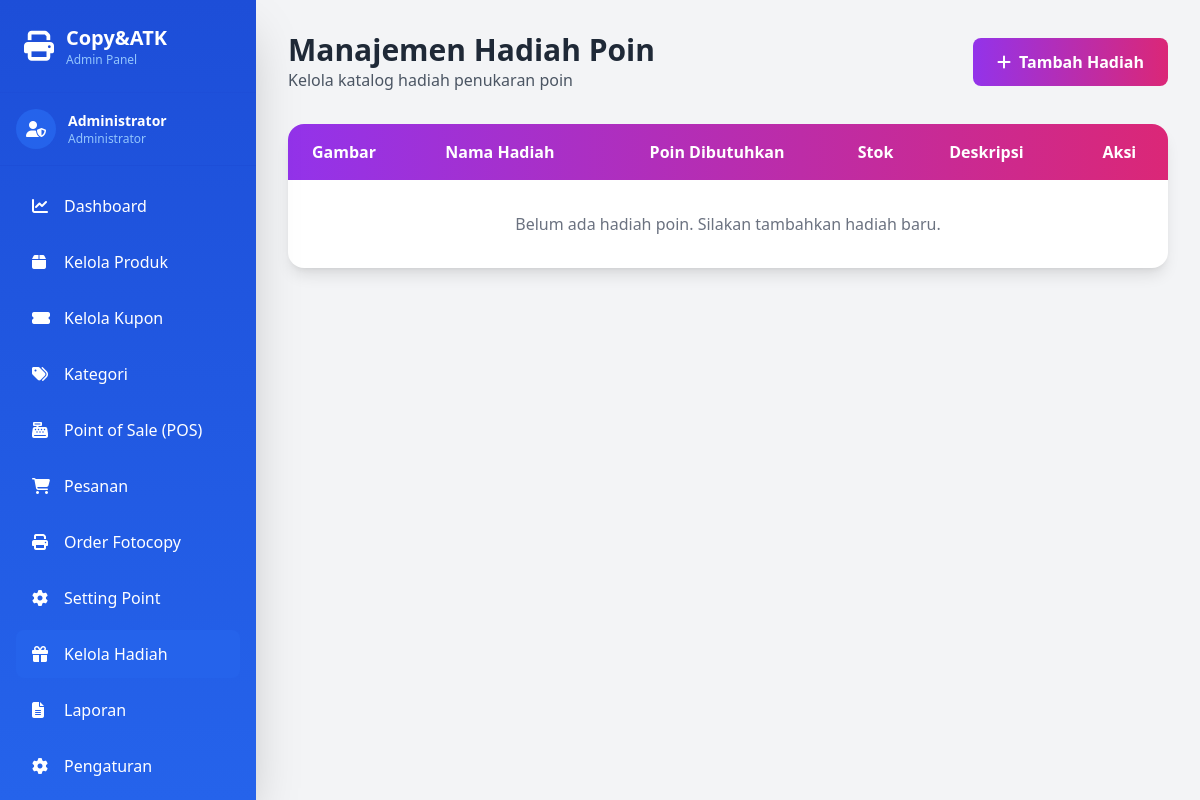
The page /admin/hadiah-poin.php (signed in) on the database as committed earlier.
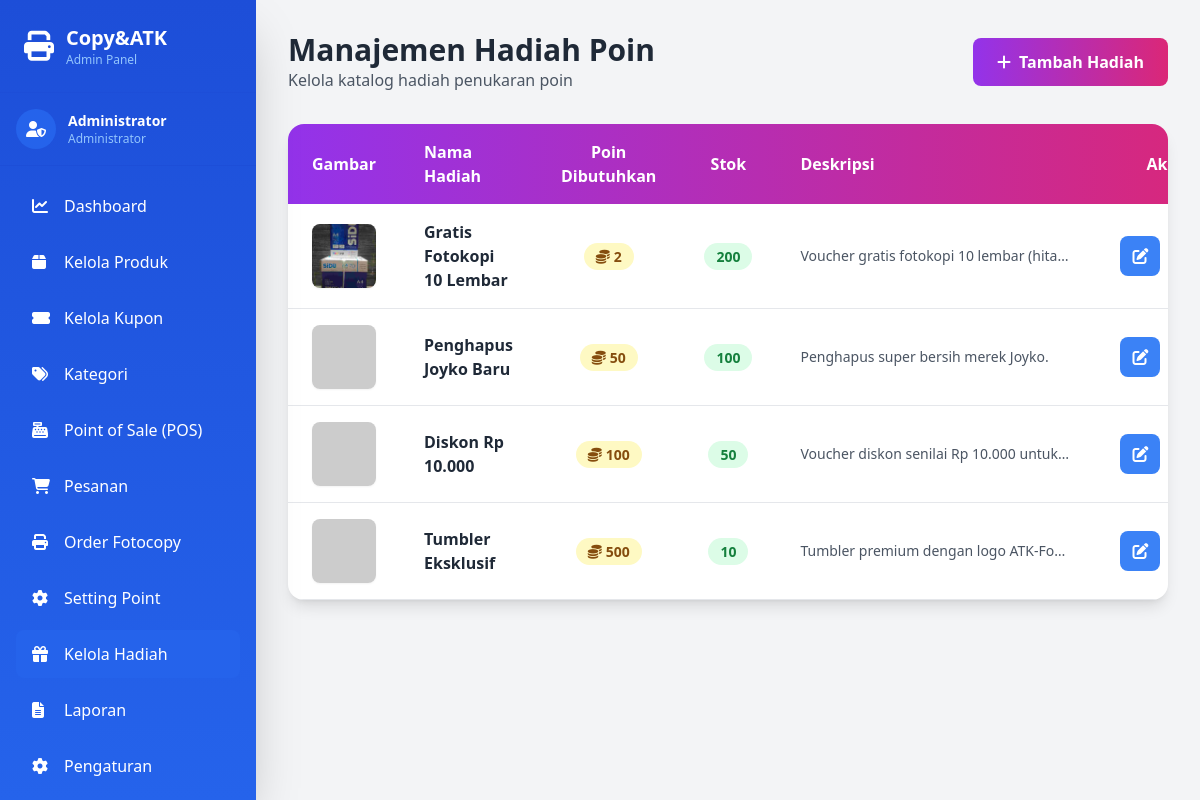
The same page on the database as committed later.
### tables this page shows
CREATE TABLE `hadiah_poin` (
  `id` int NOT NULL,
  `nama_hadiah` varchar(255) NOT NULL,
  `deskripsi` text,
  `poin_dibutuhkan` int NOT NULL,
  `stok` int NOT NULL DEFAULT '0',
  `gambar_url` varchar(255) DEFAULT NULL,
  `created_at` timestamp NULL DEFAULT CURRENT_TIMESTAMP,
  `updated_at` timestamp NULL DEFAULT CURRENT_TIMESTAMP ON UPDATE CURRENT_TIMESTAMP
);

### admin/hadiah-poin.php (the view, shortened to what this page needs)
<?php
$activePage = 'hadiah-poin';
$db = getDB();
$query = "SELECT * FROM hadiah_poin ORDER BY poin_dibutuhkan ASC";
$result = $db->query($query);
?>
<!DOCTYPE html>
<html lang="id">
<head>
    <script src="https://cdn.tailwindcss.com"></script>
    <link rel="stylesheet" href="https://cdnjs.cloudflare.com/ajax/libs/font-awesome/6.4.0/css/all.min.css">
</head>
<body class="bg-gray-100">
    <?php include 'includes/sidebar.php'; ?>
    <div class="main-content p-4 md:p-8">
        <div class="flex justify-between items-center mb-8">
            <div>
                <h1 class="text-3xl font-bold text-gray-800">Manajemen Hadiah Poin</h1>
                <p class="text-gray-600">Kelola katalog hadiah penukaran poin</p>
            </div>
            <button onclick="showAddModal()" class="bg-gradient-to-r from-purple-600 to-pink-600 text-white px-6 py-3 rounded-lg font-semibold hover:shadow-xl transition">
                <i class="fas fa-plus mr-2"></i>Tambah Hadiah
            </button>
        </div>
        <div class="bg-white rounded-2xl shadow-lg overflow-hidden">
            <div class="overflow-x-auto">
                <table class="w-full">
                    <thead class="bg-gradient-to-r from-purple-600 to-pink-600 text-white">
                        <tr>
                            <th class="px-6 py-4 text-left">Gambar</th>
                            <th class="px-6 py-4 text-left">Nama Hadiah</th>
                            <th class="px-6 py-4 text-center">Poin Dibutuhkan</th>
                            <th class="px-6 py-4 text-center">Stok</th>
                            <th class="px-6 py-4 text-left">Deskripsi</th>
                            <th class="px-6 py-4 text-center">Aksi</th>
                        </tr>
                    </thead>
                    <tbody>
                        <?php if ($result && $result->num_rows > 0): ?>
                            <?php while ($hadiah = $result->fetch_assoc()): ?>
                            <tr class="border-b hover:bg-gray-50">
                                <td class="px-6 py-4">
                                    <?php if ($hadiah['gambar_url']): ?>
                                    <img src="../<?= htmlspecialchars($hadiah['gambar_url']) ?>" alt="Reward" class="w-16 h-16 object-cover rounded-lg shadow-sm">
                                    <?php else: ?>
                                    <div class="w-16 h-16 bg-gray-200 rounded-lg flex items-center justify-center text-gray-400">
                                        <i class="fas fa-image text-xl"></i>
                                    </div>
                                    <?php endif; ?>
                                </td>
                                <td class="px-6 py-4">
                                    <p class="font-bold text-gray-800"><?= htmlspecialchars($hadiah['nama_hadiah']) ?></p>
                                </td>
                                <td class="px-6 py-4 text-center">
                                    <span class="bg-yellow-100 text-yellow-800 px-3 py-1 rounded-full font-bold text-sm">
                                        <i class="fas fa-coins mr-1"></i><?= number_format($hadiah['poin_dibutuhkan'], 0, ',', '.') ?>
                                    </span>
                                </td>
                                <td class="px-6 py-4 text-center">
                                    <span class="<?= $hadiah['stok'] > 0 ? 'bg-green-100 text-green-700' : 'bg-red-100 text-red-700' ?> px-3 py-1 rounded-full font-bold text-sm">
                                        <?= number_format($hadiah['stok'], 0, ',', '.') ?>
                                    </span>
                                </td>
                                <td class="px-6 py-4 text-sm text-gray-600 max-w-xs truncate">
                                    <?= htmlspecialchars($hadiah['deskripsi']) ?>
                                </td>
                                <td class="px-6 py-4">
                                    <div class="flex justify-center gap-2">
                                        <button onclick='showEditModal(<?= json_encode($hadiah) ?>)' class="bg-blue-500 text-white px-3 py-2 rounded-lg hover:bg-blue-600 transition" title="Edit">
                                            <i class="fas fa-edit"></i>
                                        </button>
                                    </div>
                                </td>
                            </tr>
                            <?php endwhile; ?>
                        <?php else: ?>
                            <tr>
                                <td colspan="6" class="px-6 py-8 text-center text-gray-500">
                                    Belum ada hadiah poin. Silakan tambahkan hadiah baru.
                                </td>
                            </tr>
                        <?php endif; ?>
                    </tbody>
                </table>
            </div>
        </div>
    </div>
</body>
</html>

### admin/includes/sidebar.php (shortened to what this page needs)
<aside id="sidebar" class="fixed top-0 left-0 h-full w-64 bg-gradient-to-b from-blue-700 to-blue-600 text-white shadow-2xl z-50">
    <div class="p-6 border-b border-blue-700">
        <div class="flex items-center space-x-3">
            <i class="fas fa-print text-3xl"></i>
            <div>
                <h1 class="text-xl font-bold">Copy&ATK</h1>
                <p class="text-xs text-blue-300">Admin Panel</p>
            </div>
        </div>
    </div>
    <div class="p-4 border-b border-blue-700">
        <div class="flex items-center space-x-3">
            <div class="w-10 h-10 bg-blue-600 rounded-full flex items-center justify-center">
                <i class="fas fa-user-shield"></i>
            </div>
            <div>
                <p class="font-semibold text-sm"><?= $_SESSION['nama'] ?></p>
                <p class="text-xs text-blue-300">Administrator</p>
            </div>
        </div>
    </div>
    <nav class="p-4 space-y-2">
        <a href="dashboard.php"
           class="flex items-center space-x-3 px-4 py-3 rounded-lg transition
           <?= $activePage === 'dashboard' ? 'bg-blue-600' : 'hover:bg-blue-600' ?>">
            <i class="fas fa-chart-line w-5"></i>
            <span>Dashboard</span>
        </a>
        <a href="produk.php"
           class="flex items-center space-x-3 px-4 py-3 rounded-lg transition
           <?= $activePage === 'produk' ? 'bg-blue-600' : 'hover:bg-blue-600' ?>">
            <i class="fas fa-box w-5"></i>
            <span>Kelola Produk</span>
        </a>
        <a href="kupon.php"
           class="flex items-center space-x-3 px-4 py-3 rounded-lg transition
           <?= $activePage === 'kupon' ? 'bg-blue-600' : 'hover:bg-blue-600' ?>">
            <i class="fas fa-ticket-alt w-5"></i>
            <span>Kelola Kupon</span>
        </a>
        <a href="kategori.php"
           class="flex items-center space-x-3 px-4 py-3 rounded-lg transition
           <?= $activePage === 'kategori' ? 'bg-blue-600' : 'hover:bg-blue-600' ?>">
            <i class="fas fa-tags w-5"></i>
            <span>Kategori</span>
        </a>
        <a href="pos.php"
           class="flex items-center space-x-3 px-4 py-3 rounded-lg transition
           <?= $activePage === 'pos' ? 'bg-blue-600' : 'hover:bg-blue-600' ?>">
            <i class="fas fa-cash-register w-5"></i>
            <span>Point of Sale (POS)</span>
        </a>
        <a href="pesanan.php"
           class="flex items-center space-x-3 px-4 py-3 rounded-lg transition
           <?= $activePage === 'pesanan' ? 'bg-blue-600' : 'hover:bg-blue-600' ?>">
            <i class="fas fa-shopping-cart w-5"></i>
            <span>Pesanan</span>
        </a>
        <a href="fotocopy-orders.php"
           class="flex items-center space-x-3 px-4 py-3 rounded-lg transition
           <?= $activePage === 'fotocopy' ? 'bg-blue-600' : 'hover:bg-blue-600' ?>">
            <i class="fas fa-print w-5"></i>
            <span>Order Fotocopy</span>
        </a>
        <a href="setting-point.php"
           class="flex items-center space-x-3 px-4 py-3 rounded-lg transition
           <?= $activePage === 'setting-point' ? 'bg-blue-600' : 'hover:bg-blue-600' ?>">
            <i class="fas fa-cog w-5"></i>
            <span>Setting Point</span>
        </a>
        <a href="hadiah-poin.php"
           class="flex items-center space-x-3 px-4 py-3 rounded-lg transition
           <?= $activePage === 'hadiah-poin' ? 'bg-blue-600' : 'hover:bg-blue-600' ?>">
            <i class="fas fa-gift w-5"></i>
            <span>Kelola Hadiah</span>
        </a>
        <a href="laporan.php"
           class="flex items-center space-x-3 px-4 py-3 rounded-lg transition
           <?= $activePage === 'laporan' ? 'bg-blue-600' : 'hover:bg-blue-600' ?>">
            <i class="fas fa-file-alt w-5"></i>
            <span>Laporan</span>
        </a>
        <a href="settings.php"
           class="flex items-center space-x-3 px-4 py-3 rounded-lg transition
           <?= $activePage === 'settings' ? 'bg-blue-600' : 'hover:bg-blue-600' ?>">
            <i class="fas fa-cog w-5"></i>
            <span>Pengaturan</span>
        </a>
    </nav>
</aside>

### admin/includes/admin-styles.php (style rules this page uses)
* { margin: 0; padding: 0; box-sizing: border-box; }
html, body { width: 100%; height: 100%; }
body { display: flex; flex-direction: column; }
.main-content { flex: 1; width: 100%; overflow-y: auto; }
@media (min-width: 769px) { body { flex-direction: row; } }
@media (min-width: 769px) { .main-content { margin-left: 256px; } }

Rows that differ between the two databases and show on the page:
added hadiah_poin: gambar_url (picture), nama_hadiah "Gratis Fotokopi 10 Lembar", poin_dibutuhkan "2", stok "200", deskripsi "Voucher gratis fotokopi 10 lembar (hita…"
added hadiah_poin: nama_hadiah "Penghapus Joyko Baru", poin_dibutuhkan "50", stok "100", deskripsi "Penghapus super bersih merek Joyko."
added hadiah_poin: nama_hadiah "Diskon Rp 10.000", poin_dibutuhkan "100", stok "50", deskripsi "Voucher diskon senilai Rp 10.000 untuk…"
added hadiah_poin: nama_hadiah "Tumbler Eksklusif", poin_dibutuhkan "500", stok "10", deskripsi "Tumbler premium dengan logo ATK-Fo…"
Other text that changed with them:
text no longer shown: "Belum ada hadiah poin. Silakan tambahkan hadiah baru."
